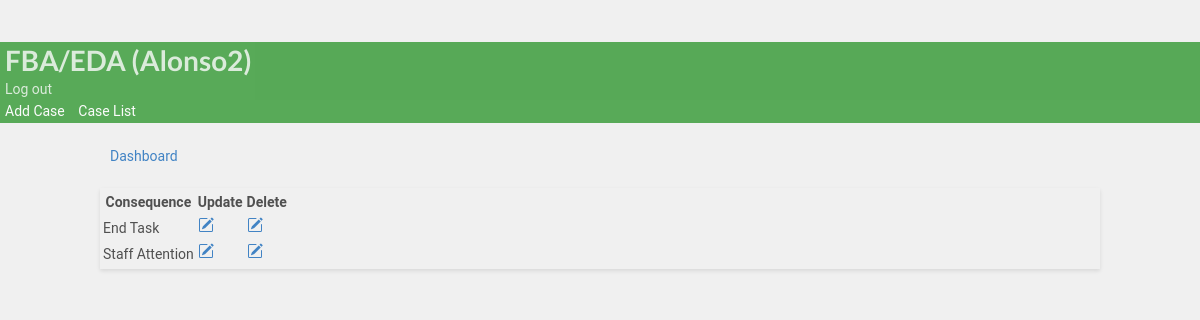
Page /edit_consequence/1/ (signed in) on the earlier database version.
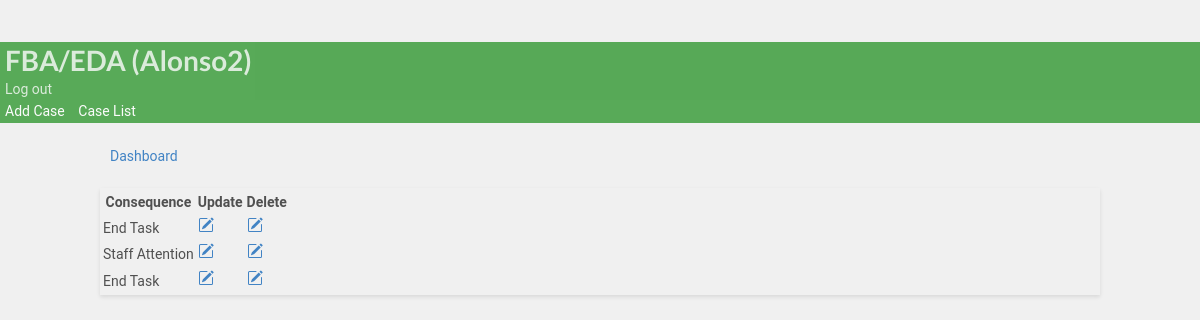
Same page on the later database version.
### bip/models.py (models this page shows)
class Consequence(models.Model):
        behaviorconsequence = models.CharField(max_length=30, null=True, blank=True,verbose_name= 'Consequence')
        student= models.ForeignKey(Student,on_delete=models.CASCADE)
        user = models.ForeignKey(CustomUser, on_delete=models.CASCADE,  default=None)
        def __str__(self):
          return self.behaviorconsequence

### bip/views.py (the view)
# urls.py: path('edit_consequence/<pk>/', views.edit_consequence_view, name='edit_consequence'),
@login_required(login_url='case_manager_login')
@user_passes_test(is_case_manager)
def edit_consequence_view(request, pk ):
    student = Student.objects.get(id=pk)
    consequence = Consequence.objects.all()
    consequencepest  = Consequence.objects.filter(user=request.user)
    conseqenceset = student.consequence_set.all()
    context= {
        'conseqenceset':conseqenceset,
        'student':student,
    }
    return render(request, 'bip/edit_consequence.html', context)

### bip/context_processors.py (called while the page is built)
def user_context(request):
    user = get_user(request)
    return {'user': user}

### bip/templatetags/custom_filters.py (called while the page is built)
@register.filter(name='is_case_manager')
def is_case_manager(user):
    return user.groups.filter(name='CASE MANAGER').exists()

### bip/views.py (called while the page is built)
def is_case_manager(user):
    return user.groups.filter(name='CASE MANAGER').exists()

### bip/templates/bip/edit_consequence.html (shortened to what this page needs)
{% extends 'partials/base.html' %}
{% block content %}
<br>
<div class="container">
  <a class="btn btn-outline-info btn-sm btn-block" href="{% url 'bip:dashboard' student.id %}"
  >Dashboard</a>
  <br>
<div class="row">
  <div class="col-md">
    <div class="card card-body">
      <table class="table table-striped">
        <tr>
          <th>Consequence</th>
          <th>Update</th>
          <th>Delete</th>
        </tr>
        {% for consequence_incident in conseqenceset %}
                <tr>
                    <td>{{consequence_incident }}</td>
                    <td><a class="btn btn-warning" href="{% url 'bip:update_consequence' consequence_incident.id%}"></a>
                    </td>
                    <td><a class="btn btn-danger" href="{% url 'bip:delete_consequence' consequence_incident.id %}"></a></td>
                </tr>
        {% endfor%}
      </table>
    </div>
  </div>
</div>
<br>
</div>
<br>
{% endblock %}

Differences in the rows shown:
added Consequence: behaviorconsequence "End Task"
